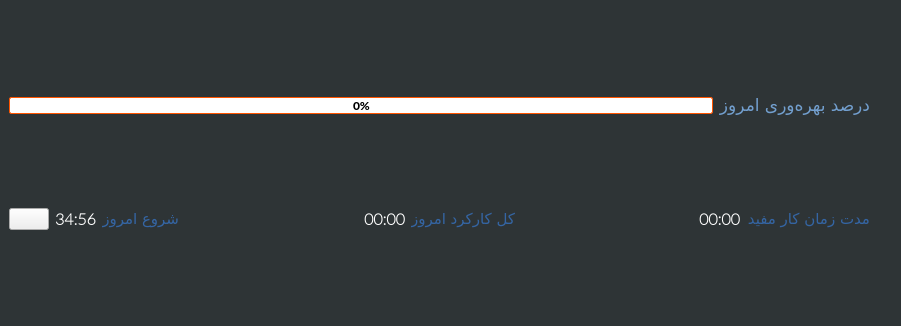
<?xml version="1.0" encoding="UTF-8"?>
<ui version="4.0">
 <class>TodaySummaryWidget</class>
 <widget class="QWidget" name="TodaySummaryWidget">
  <property name="geometry">
   <rect>
    <x>0</x>
    <y>0</y>
    <width>901</width>
    <height>326</height>
   </rect>
  </property>
  <property name="windowTitle">
   <string>Form</string>
  </property>
  <layout class="QVBoxLayout" name="verticalLayout">
   <property name="leftMargin">
    <number>0</number>
   </property>
   <property name="topMargin">
    <number>0</number>
   </property>
   <property name="rightMargin">
    <number>0</number>
   </property>
   <property name="bottomMargin">
    <number>0</number>
   </property>
   <item>
    <widget class="QWidget" name="widget_2" native="true">
     <property name="styleSheet">
      <string notr="true">QWidget#widget_2{
background-color: rgb(46, 52, 54)
}
QLabel
{
color:rgb(255,255,255);
}</string>
     </property>
     <layout class="QVBoxLayout" name="verticalLayout_6">
      <item>
       <layout class="QHBoxLayout" name="horizontalLayout_2">
        <item>
         <widget class="QProgressBar" name="prg_efficiency">
          <property name="font">
           <font>
            <family>Lato Heavy</family>
           </font>
          </property>
          <property name="layoutDirection">
           <enum>Qt::LeftToRight</enum>
          </property>
          <property name="styleSheet">
           <string notr="true"> QProgressBar {
      border: 1px solid  rgb(255, 85, 0);
border-radius:2px;
text-align: center;
height:10px;
  }

  QProgressBar::chunk {
      background-color: rgb(252, 175, 62);
      width: 10px;
  }</string>
          </property>
          <property name="value">
           <number>0</number>
          </property>
         </widget>
        </item>
        <item>
         <widget class="QLabel" name="label">
          <property name="font">
           <font>
            <family>B Yekan</family>
            <pointsize>13</pointsize>
           </font>
          </property>
          <property name="styleSheet">
           <string notr="true">color: rgb(114, 159, 207);</string>
          </property>
          <property name="text">
           <string>درصد بهره‌وری امروز</string>
          </property>
         </widget>
        </item>
        <item>
         <widget class="QLabel" name="label_12">
          <property name="sizePolicy">
           <sizepolicy hsizetype="Fixed" vsizetype="Fixed">
            <horstretch>16</horstretch>
            <verstretch>16</verstretch>
           </sizepolicy>
          </property>
          <property name="maximumSize">
           <size>
            <width>16</width>
            <height>16</height>
           </size>
          </property>
          <property name="font">
           <font>
            <family>Ubuntu Mono</family>
           </font>
          </property>
          <property name="text">
           <string/>
          </property>
          <property name="pixmap">
           <pixmap resource="res.qrc">:/ui/res/statistics.png</pixmap>
          </property>
          <property name="scaledContents">
           <bool>true</bool>
          </property>
         </widget>
        </item>
       </layout>
      </item>
      <item>
       <layout class="QHBoxLayout" name="horizontalLayout">
        <item>
         <widget class="QPushButton" name="btn_change_day_start">
          <property name="toolTip">
           <string>تغییر شروع امروز</string>
          </property>
          <property name="text">
           <string/>
          </property>
          <property name="icon">
           <iconset resource="res.qrc">
            <normaloff>:/ui/res/edit.png</normaloff>:/ui/res/edit.png</iconset>
          </property>
         </widget>
        </item>
        <item>
         <widget class="QLabel" name="lbl_today_start">
          <property name="font">
           <font>
            <family>Lato Thin</family>
            <pointsize>12</pointsize>
            <weight>75</weight>
            <bold>true</bold>
           </font>
          </property>
          <property name="text">
           <string>34:56</string>
          </property>
         </widget>
        </item>
        <item>
         <widget class="QLabel" name="label_2">
          <property name="font">
           <font>
            <family>B Yekan</family>
            <pointsize>11</pointsize>
            <weight>50</weight>
            <bold>false</bold>
           </font>
          </property>
          <property name="styleSheet">
           <string notr="true">color: rgb(52, 101, 164);</string>
          </property>
          <property name="text">
           <string>شروع امروز</string>
          </property>
         </widget>
        </item>
        <item>
         <widget class="QLabel" name="label_11">
          <property name="sizePolicy">
           <sizepolicy hsizetype="Fixed" vsizetype="Fixed">
            <horstretch>16</horstretch>
            <verstretch>16</verstretch>
           </sizepolicy>
          </property>
          <property name="maximumSize">
           <size>
            <width>16</width>
            <height>16</height>
           </size>
          </property>
          <property name="font">
           <font>
            <family>Ubuntu Mono</family>
           </font>
          </property>
          <property name="text">
           <string/>
          </property>
          <property name="pixmap">
           <pixmap resource="res.qrc">:/ui/res/statistics.png</pixmap>
          </property>
          <property name="scaledContents">
           <bool>true</bool>
          </property>
         </widget>
        </item>
        <item>
         <spacer name="horizontalSpacer_2">
          <property name="orientation">
           <enum>Qt::Horizontal</enum>
          </property>
          <property name="sizeHint" stdset="0">
           <size>
            <width>40</width>
            <height>20</height>
           </size>
          </property>
         </spacer>
        </item>
        <item>
         <widget class="QLabel" name="lbl_today_duration">
          <property name="font">
           <font>
            <family>Lato Thin</family>
            <pointsize>12</pointsize>
            <weight>75</weight>
            <bold>true</bold>
           </font>
          </property>
          <property name="text">
           <string>00:00</string>
          </property>
         </widget>
        </item>
        <item>
         <widget class="QLabel" name="label_3">
          <property name="font">
           <font>
            <family>B Yekan</family>
            <pointsize>11</pointsize>
            <weight>50</weight>
            <bold>false</bold>
           </font>
          </property>
          <property name="styleSheet">
           <string notr="true">color: rgb(52, 101, 164);</string>
          </property>
          <property name="text">
           <string>کل کارکرد امروز</string>
          </property>
         </widget>
        </item>
        <item>
         <widget class="QLabel" name="label_9">
          <property name="sizePolicy">
           <sizepolicy hsizetype="Fixed" vsizetype="Fixed">
            <horstretch>16</horstretch>
            <verstretch>16</verstretch>
           </sizepolicy>
          </property>
          <property name="maximumSize">
           <size>
            <width>16</width>
            <height>16</height>
           </size>
          </property>
          <property name="font">
           <font>
            <family>Ubuntu Mono</family>
           </font>
          </property>
          <property name="text">
           <string/>
          </property>
          <property name="pixmap">
           <pixmap resource="res.qrc">:/ui/res/statistics.png</pixmap>
          </property>
          <property name="scaledContents">
           <bool>true</bool>
          </property>
         </widget>
        </item>
        <item>
         <spacer name="horizontalSpacer">
          <property name="orientation">
           <enum>Qt::Horizontal</enum>
          </property>
          <property name="sizeHint" stdset="0">
           <size>
            <width>40</width>
            <height>20</height>
           </size>
          </property>
         </spacer>
        </item>
        <item>
         <widget class="QLabel" name="lbl_total_useful_time">
          <property name="font">
           <font>
            <family>Lato Thin</family>
            <pointsize>12</pointsize>
            <weight>75</weight>
            <bold>true</bold>
           </font>
          </property>
          <property name="text">
           <string>00:00</string>
          </property>
         </widget>
        </item>
        <item>
         <widget class="QLabel" name="label_4">
          <property name="font">
           <font>
            <family>B Yekan</family>
            <pointsize>11</pointsize>
            <weight>50</weight>
            <bold>false</bold>
           </font>
          </property>
          <property name="styleSheet">
           <string notr="true">color: rgb(52, 101, 164);</string>
          </property>
          <property name="text">
           <string>مدت زمان کار مفید</string>
          </property>
         </widget>
        </item>
        <item>
         <widget class="QLabel" name="label_10">
          <property name="sizePolicy">
           <sizepolicy hsizetype="Fixed" vsizetype="Fixed">
            <horstretch>16</horstretch>
            <verstretch>16</verstretch>
           </sizepolicy>
          </property>
          <property name="maximumSize">
           <size>
            <width>16</width>
            <height>16</height>
           </size>
          </property>
          <property name="font">
           <font>
            <family>Ubuntu Mono</family>
           </font>
          </property>
          <property name="text">
           <string/>
          </property>
          <property name="pixmap">
           <pixmap resource="res.qrc">:/ui/res/statistics.png</pixmap>
          </property>
          <property name="scaledContents">
           <bool>true</bool>
          </property>
         </widget>
        </item>
       </layout>
      </item>
     </layout>
    </widget>
   </item>
  </layout>
 </widget>
 <resources>
  <include location="res.qrc"/>
 </resources>
 <connections/>
</ui>
